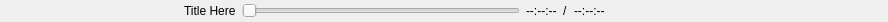
<?xml version="1.0" encoding="UTF-8"?>
<ui version="4.0">
 <class>MediaControls</class>
 <widget class="QWidget" name="MediaControls">
  <property name="geometry">
   <rect>
    <x>0</x>
    <y>0</y>
    <width>888</width>
    <height>22</height>
   </rect>
  </property>
  <property name="sizePolicy">
   <sizepolicy hsizetype="Preferred" vsizetype="Preferred">
    <horstretch>0</horstretch>
    <verstretch>0</verstretch>
   </sizepolicy>
  </property>
  <property name="minimumSize">
   <size>
    <width>0</width>
    <height>22</height>
   </size>
  </property>
  <property name="windowTitle">
   <string notr="true">Form</string>
  </property>
  <layout class="QHBoxLayout" name="horizontalLayout">
   <property name="spacing">
    <number>6</number>
   </property>
   <property name="leftMargin">
    <number>0</number>
   </property>
   <property name="topMargin">
    <number>0</number>
   </property>
   <property name="rightMargin">
    <number>0</number>
   </property>
   <property name="bottomMargin">
    <number>0</number>
   </property>
   <item>
    <widget class="QPushButton" name="playPauseButton">
     <property name="sizePolicy">
      <sizepolicy hsizetype="Fixed" vsizetype="Fixed">
       <horstretch>0</horstretch>
       <verstretch>0</verstretch>
      </sizepolicy>
     </property>
     <property name="minimumSize">
      <size>
       <width>22</width>
       <height>22</height>
      </size>
     </property>
     <property name="toolTip">
      <string>ContextBar.MediaControls.RestartMedia</string>
     </property>
     <property name="text">
      <string/>
     </property>
     <property name="icon">
      <iconset resource="../obs.qrc">
       <normaloff>:/res/images/media/media_restart.svg</normaloff>:/res/images/media/media_restart.svg</iconset>
     </property>
     <property name="iconSize">
      <size>
       <width>20</width>
       <height>20</height>
      </size>
     </property>
     <property name="shortcut">
      <string>Space</string>
     </property>
     <property name="flat">
      <bool>true</bool>
     </property>
     <property name="themeID2" stdset="0">
      <string notr="true">contextBarButton</string>
     </property>
    </widget>
   </item>
   <item>
    <widget class="QPushButton" name="previousButton">
     <property name="sizePolicy">
      <sizepolicy hsizetype="Fixed" vsizetype="Fixed">
       <horstretch>0</horstretch>
       <verstretch>0</verstretch>
      </sizepolicy>
     </property>
     <property name="minimumSize">
      <size>
       <width>22</width>
       <height>22</height>
      </size>
     </property>
     <property name="toolTip">
      <string>ContextBar.MediaControls.PlaylistPrevious</string>
     </property>
     <property name="text">
      <string/>
     </property>
     <property name="icon">
      <iconset resource="../obs.qrc">
       <normaloff>:/res/images/media/media_previous.svg</normaloff>:/res/images/media/media_previous.svg</iconset>
     </property>
     <property name="iconSize">
      <size>
       <width>20</width>
       <height>20</height>
      </size>
     </property>
     <property name="shortcut">
      <string>P</string>
     </property>
     <property name="flat">
      <bool>true</bool>
     </property>
     <property name="themeID2" stdset="0">
      <string notr="true">contextBarButton</string>
     </property>
    </widget>
   </item>
   <item>
    <widget class="QPushButton" name="stopButton">
     <property name="sizePolicy">
      <sizepolicy hsizetype="Fixed" vsizetype="Fixed">
       <horstretch>0</horstretch>
       <verstretch>0</verstretch>
      </sizepolicy>
     </property>
     <property name="minimumSize">
      <size>
       <width>22</width>
       <height>22</height>
      </size>
     </property>
     <property name="toolTip">
      <string>ContextBar.MediaControls.StopMedia</string>
     </property>
     <property name="text">
      <string/>
     </property>
     <property name="icon">
      <iconset resource="../obs.qrc">
       <normaloff>:/res/images/media/media_stop.svg</normaloff>:/res/images/media/media_stop.svg</iconset>
     </property>
     <property name="iconSize">
      <size>
       <width>20</width>
       <height>20</height>
      </size>
     </property>
     <property name="shortcut">
      <string>S</string>
     </property>
     <property name="flat">
      <bool>true</bool>
     </property>
     <property name="themeID2" stdset="0">
      <string notr="true">contextBarButton</string>
     </property>
    </widget>
   </item>
   <item>
    <widget class="QPushButton" name="nextButton">
     <property name="sizePolicy">
      <sizepolicy hsizetype="Fixed" vsizetype="Fixed">
       <horstretch>0</horstretch>
       <verstretch>0</verstretch>
      </sizepolicy>
     </property>
     <property name="minimumSize">
      <size>
       <width>22</width>
       <height>22</height>
      </size>
     </property>
     <property name="toolTip">
      <string>ContextBar.MediaControls.PlaylistNext</string>
     </property>
     <property name="text">
      <string/>
     </property>
     <property name="icon">
      <iconset resource="../obs.qrc">
       <normaloff>:/res/images/media/media_next.svg</normaloff>:/res/images/media/media_next.svg</iconset>
     </property>
     <property name="iconSize">
      <size>
       <width>20</width>
       <height>20</height>
      </size>
     </property>
     <property name="shortcut">
      <string>N</string>
     </property>
     <property name="flat">
      <bool>true</bool>
     </property>
     <property name="themeID2" stdset="0">
      <string notr="true">contextBarButton</string>
     </property>
    </widget>
   </item>
   <item>
    <widget class="QLabel" name="titleLabel">
     <property name="sizePolicy">
      <sizepolicy hsizetype="Preferred" vsizetype="Fixed">
       <horstretch>0</horstretch>
       <verstretch>0</verstretch>
      </sizepolicy>
     </property>
     <property name="minimumSize">
      <size>
       <width>0</width>
       <height>22</height>
      </size>
     </property>
     <property name="text">
      <string>Title Here</string>
     </property>
    </widget>
   </item>
   <item>
    <widget class="MediaSlider" name="slider">
     <property name="minimumSize">
      <size>
       <width>0</width>
       <height>22</height>
      </size>
     </property>
     <property name="accessibleName">
      <string>ContextBar.MediaControls.BlindSeek</string>
     </property>
     <property name="maximum">
      <number>1024</number>
     </property>
     <property name="tracking">
      <bool>false</bool>
     </property>
     <property name="orientation">
      <enum>Qt::Horizontal</enum>
     </property>
    </widget>
   </item>
   <item>
    <widget class="QLabel" name="timerLabel">
     <property name="sizePolicy">
      <sizepolicy hsizetype="Preferred" vsizetype="Fixed">
       <horstretch>0</horstretch>
       <verstretch>0</verstretch>
      </sizepolicy>
     </property>
     <property name="minimumSize">
      <size>
       <width>0</width>
       <height>22</height>
      </size>
     </property>
     <property name="text">
      <string>--:--:--</string>
     </property>
    </widget>
   </item>
   <item>
    <widget class="QLabel" name="label">
     <property name="sizePolicy">
      <sizepolicy hsizetype="Preferred" vsizetype="Fixed">
       <horstretch>0</horstretch>
       <verstretch>0</verstretch>
      </sizepolicy>
     </property>
     <property name="minimumSize">
      <size>
       <width>0</width>
       <height>22</height>
      </size>
     </property>
     <property name="text">
      <string>/</string>
     </property>
    </widget>
   </item>
   <item>
    <widget class="ClickableLabel" name="durationLabel">
     <property name="sizePolicy">
      <sizepolicy hsizetype="Preferred" vsizetype="Fixed">
       <horstretch>0</horstretch>
       <verstretch>0</verstretch>
      </sizepolicy>
     </property>
     <property name="minimumSize">
      <size>
       <width>0</width>
       <height>22</height>
      </size>
     </property>
     <property name="text">
      <string>--:--:--</string>
     </property>
    </widget>
   </item>
   <item>
    <widget class="QFrame" name="emptySpaceAgain">
     <property name="sizePolicy">
      <sizepolicy hsizetype="Expanding" vsizetype="Fixed">
       <horstretch>0</horstretch>
       <verstretch>0</verstretch>
      </sizepolicy>
     </property>
    </widget>
   </item>
  </layout>
 </widget>
 <customwidgets>
  <customwidget>
   <class>MediaSlider</class>
   <extends>QSlider</extends>
   <header>media-slider.hpp</header>
  </customwidget>
  <customwidget>
   <class>ClickableLabel</class>
   <extends>QLabel</extends>
   <header>clickable-label.hpp</header>
  </customwidget>
 </customwidgets>
 <resources>
  <include location="../obs.qrc"/>
 </resources>
 <connections/>
</ui>
